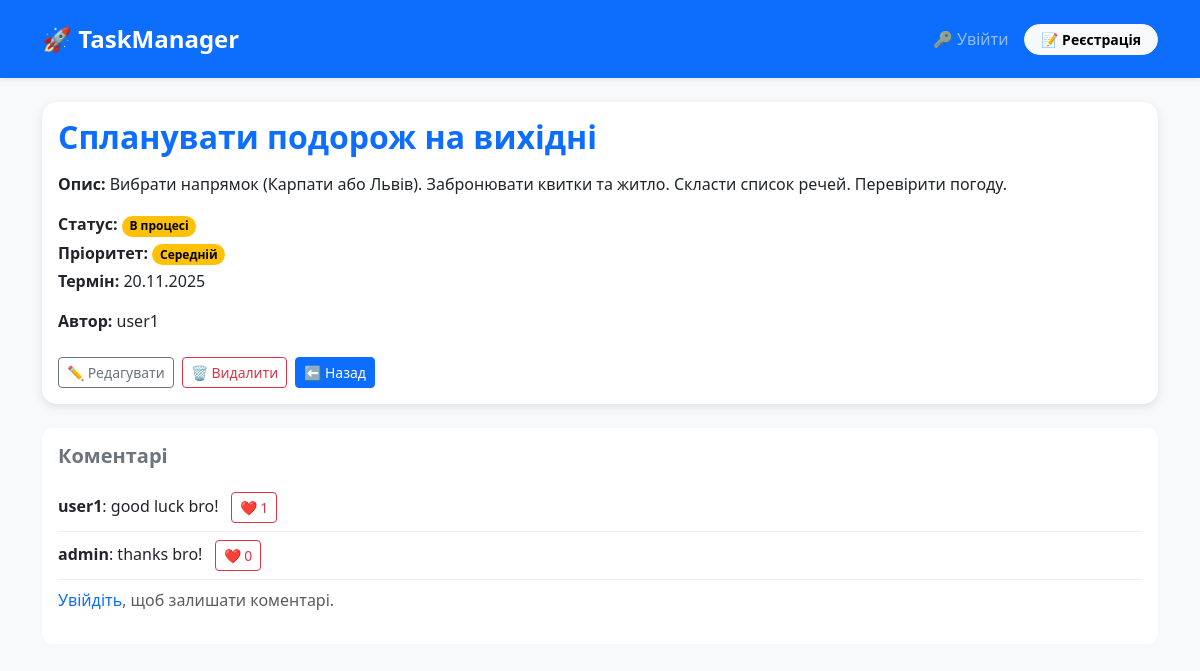
/18, run on the app's committed database.
### tasks/models.py (models this page shows, shortened)
class Task(models.Model):
    STATUS_CHOICE = [
        ("do","Нове"),
        ("in_progress","В процесі"),
        ("completed","Завершено"),
    ]
    PRIORRITY_CHOICE = [
        ("low","Низький"),
        ("medium","Середній"),
        ("high","Високий"),
    ]
    title = models.CharField(max_length=250)
    description = models.TextField()
    status = models.CharField(max_length=20,choices=STATUS_CHOICE,default="do")
    priority = models.CharField(max_length=20,choices=PRIORRITY_CHOICE,default="medium")
    due_date = models.DateField(verbose_name="Термін воконання",null=True,blank=False)
    author = models.ForeignKey(User,on_delete=models.CASCADE)
    create_at = models.DateTimeField(auto_now_add=True)
    class Meta:
        ordering = ["-create_at"]

class Comment(models.Model):
    task = models.ForeignKey(Task, on_delete=models.CASCADE, related_name="comments")
    author = models.ForeignKey(User,on_delete=models.CASCADE)
    content = models.CharField(max_length=250)
    create_at = models.DateTimeField(auto_now_add=True)
    media = models.FileField(upload_to="comment_media",blank=True,null=True)
    class Meta:
        ordering = ["create_at"]

### tasks/views.py (the view)
# urls.py: path('<int:pk>',TaskDetailView.as_view(),name="task_detail"),
class TaskDetailView(DetailView):
    model = Task
    template_name = "tasks/task_detail.html"
    context_object_name = "task"

### templates/tasks/task_detail.html (shortened to what this page needs)
<!DOCTYPE html>
<html lang="uk">
<head>
  <link href="https://cdn.jsdelivr.net/npm/bootstrap@5.3.8/dist/css/bootstrap.min.css" rel="stylesheet">
</head>
<body>
    <nav class="navbar navbar-expand-lg navbar-dark bg-primary shadow-sm py-3 mb-4">
        <div class="container">
          <a class="navbar-brand fw-bold fs-4" href="{% url 'task_list' %}">🚀 TaskManager</a>
          <div class="collapse navbar-collapse" id="navbarNav">
            <ul class="navbar-nav ms-auto align-items-center">
              {% if user.is_authenticated %}
                <li class="nav-item me-3">
                  <span class="nav-link text-white fs-6">👤 {{ user.username }}</span>
                </li>
                <li class="nav-item">
                  <form action="{% url 'logout' %}" method="post" class="m-0 p-0">
                    {% csrf_token %}
                    <button
                      type="submit"
                      class="btn btn-outline-light btn-sm px-3 py-1 fw-semibold"
                      style="border-radius: 20px;">
                      🚪 Вийти
                    </button>
                  </form>
                </li>
              {% else %}
                <li class="nav-item me-2">
                  <a class="nav-link fs-6" href="{% url 'login' %}">🔑 Увійти</a>
                </li>
                <li class="nav-item">
                  <a class="btn btn-light btn-sm fw-semibold px-3 py-1" href="{% url 'register' %}" style="border-radius: 20px;">
                    📝 Реєстрація
                  </a>
                </li>
              {% endif %}
            </ul>
          </div>
        </div>
      </nav>
  <div class="container">
    <div class="card task-card border-0 mb-4">
      <div class="card-body">
        <h2 class="text-primary fw-bold">{{ task.title }}</h2>
        <p class="mt-3"><strong>Опис:</strong> {{ task.description|default:"(немає опису)" }}</p>
        <p class="mb-1">
          <strong>Статус:</strong>
          <span class="badge rounded-pill
            {% if task.status == 'do' %} text-bg-info
            {% elif task.status == 'in_progress' %} text-bg-warning
            {% elif task.status == 'completed' %} text-bg-success
            {% else %} text-bg-secondary
            {% endif %}">
            {{ task.get_status_display }}
          </span>
        </p>
        <p class="mb-1">
          <strong>Пріоритет:</strong>
          <span class="badge rounded-pill
            {% if task.priority == 'low' %} text-bg-success
            {% elif task.priority == 'medium' %} text-bg-warning
            {% elif task.priority == 'high' %} text-bg-danger
            {% else %} text-bg-secondary
            {% endif %}">
            {{ task.get_priority_display }}
          </span>
        </p>
        <p><strong>Термін:</strong> {{ task.due_date|date:"d.m.Y" }}</p>
        <p><strong>Автор:</strong> {{ task.author.username }}</p>
        <div class="d-flex gap-2 mt-4">
          <a href="{% url 'task_update' task.pk %}" class="btn btn-outline-secondary btn-sm">✏️ Редагувати</a>
          <a href="{% url 'task_delete' task.pk %}" class="btn btn-outline-danger btn-sm">🗑️ Видалити</a>
          <a href="{% url 'task_list' %}" class="btn btn-primary btn-sm">⬅️ Назад</a>
        </div>
      </div>
    </div>
    <div class="comment-box">
      <h5 class="fw-bold text-secondary mb-3">Коментарі</h5>
      {% for comment in task.comments.all %}
        <div class="comment">
          <strong>{{ comment.author.username }}</strong>:
          <span>{{ comment.content }}</span>
          <form action="{% url 'like_comment' comment.id %}" method="post" class="d-inline">
            <button type="submit" class="btn btn-sm btn-outline-danger ms-2">
              ❤️ {{ comment.likes.count }}
            </button>
          </form>
        </div>
      {% empty %}
        <p class="text-muted">Немає коментарів.</p>
      {% endfor %}
      {% if user.is_authenticated %}
      <form method="post" enctype="multipart/form-data" class="mt-2">
          {% csrf_token %}
          {{ form.content }}
          <input type="file" name="media" class="form-control mt-2">
          <input type="hidden" name="task_id" value="{{ task.pk }}">
          <button type="submit" class="btn btn-sm btn-primary mt-2">💬 Додати коментар</button>
      </form>
      {% else %}
          <p class="text-muted mt-2">
              <a href="{% url 'login' %}" class="text-decoration-none">Увійдіть</a>, щоб залишати коментарі.
          </p>
      {% endif %}
    </div>
  </div>
</body>
</html>

### templates/tasks/task_detail.html (style rules this page uses)
body { background-color: #f8f9fa; }
.task-card { border-radius: 15px; box-shadow: 0 3px 10px rgba(0,0,0,0.1); }
.comment-box { background-color: #fff; border-radius: 10px; padding: 1rem; margin-top: 1.5rem; }
.comment { border-bottom: 1px solid #eee; padding: 0.5rem 0; }

### data on the page
Task: title "Спланувати подорож на вихідні", description "Вибрати напрямок (Карпати або Львів). Забронювати квитки та житло. Скласти список речей. Перевірити погоду.", status "В процесі", priority "Середній", due_date "20.11.2025", author.username "user1"
Comment: author.username "user1", content "good luck bro!", likes.count "1"
Comment: author.username "admin", content "thanks bro!", likes.count "0"
